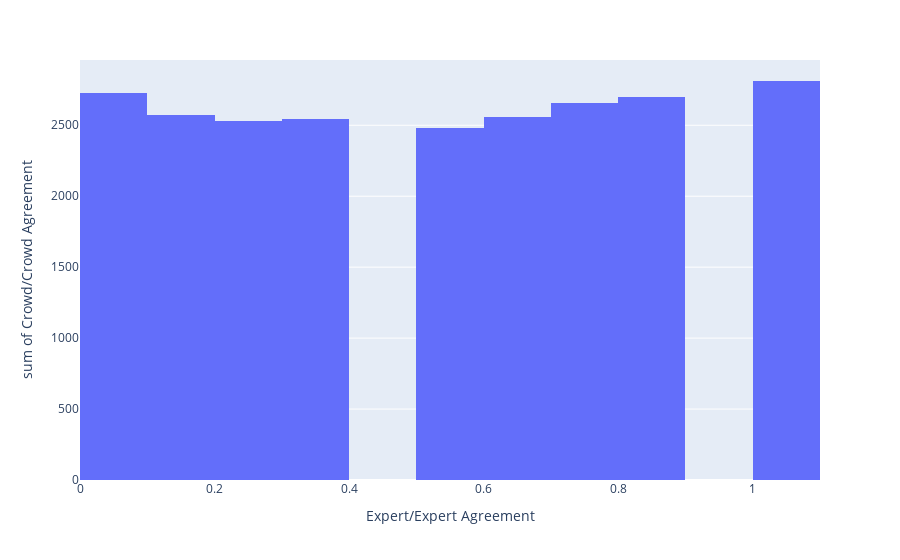

The notebook cell this image was saved under:
### Markdown cell above
#### How does crowd agreement change as a function of the expert agreement?

### Code cell
#fig = px.histogram(df, x="Expert/Expert Agreement", y= "Crowd/Crowd Agreement")
#fig.show()

### Figure 1 — Plotly figure (JSON) as saved in the notebook; plotly's stock layout.template omitted (floating-point values rounded to 4 significant figures; data arrays with more than 128 entries replaced by an {"elided": "..."} marker saying what was removed)
{"data": [{"alignmentgroup": "True", "bingroup": "x", "histfunc": "sum", "hovertemplate": "Expert/Expert Agreement=%{x}<br>sum of Crowd/Crowd Agreement=%{y}<extra></extra>", "legendgroup": "", "marker": {"color": "#636efa", "pattern": {"shape": ""}}, "name": "", "offsetgroup": "", "orientation": "v", "showlegend": false, "type": "histogram", "x": {"elided": "27000 float values"}, "xaxis": "x", "y": {"elided": "27000 float values"}, "yaxis": "y"}], "layout": {"barmode": "relative", "legend": {"tracegroupgap": 0}, "margin": {"t": 60}, "xaxis": {"anchor": "y", "domain": [0, 1], "title": {"text": "Expert/Expert Agreement"}}, "yaxis": {"anchor": "x", "domain": [0, 1], "title": {"text": "sum of Crowd/Crowd Agreement"}}}}
